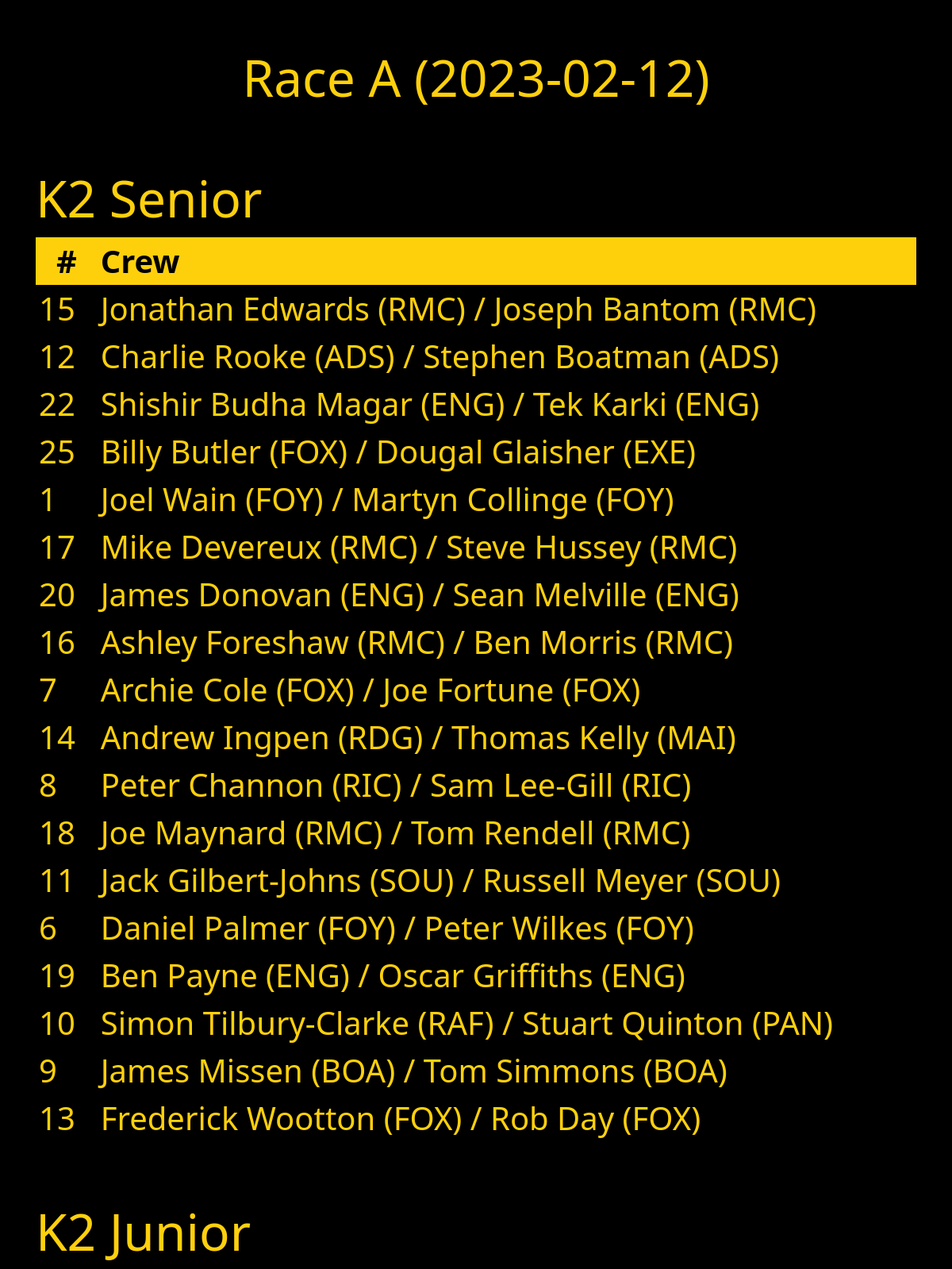
Screenshot of /race/1/entries/display (signed in, upper part) with the database file from the repository.
### database/database/race.py (models this page shows, shortened)
class Race(Base):
    __tablename__ = "race"
    __table_args__ = (UniqueConstraint("name", "date", name="uq_race_name_date"),)
    id = Column(Integer, primary_key=True)
    name = Column(String, nullable=False)
    date = Column(Date, nullable=False)
    series_id = Column(Integer, ForeignKey(Series.id), index=True)
    time_min_start = Column(String)
    time_max_start = Column(String)
    time_min_finish = Column(String)
    time_max_finish = Column(String)
    time_adjustment = Column(Integer)
    series = relationship(Series, backref="races", lazy="joined")

### database/database/crew.py (models this page shows, shortened)
class Crew(Base):
    __tablename__ = "crew"
    id = Column(Integer, primary_key=True)
    paddler_id = Column(Integer, ForeignKey(Paddler.id), index=True)
    club_id = Column(String(3), ForeignKey(Club.id), index=True)
    entry_id = Column(Integer, ForeignKey(Entry.id), index=True)
    services = Column(Boolean, server_default=expression.false())
    due = Column(Numeric)
    paid = Column(Numeric)
    paddler = relationship(Paddler, backref="crews", lazy="joined")
    club = relationship("Club", backref="crews", lazy="joined")
    entry = relationship(Entry, lazy="joined", overlaps="crews")
    def __str__(self):
        club = f" ({self.club.code})" if self.club and self.club.code else ""
        return f"{self.paddler.name}{club}"

### database/database/category.py (models this page shows, shortened)
class Category(Base):
    __tablename__ = "category"
    __table_args__ = (UniqueConstraint("label", name="uq_category_label"),)
    id = Column(Integer, primary_key=True)
    label = Column(String)

### database/database/entry.py (models this page shows, shortened)
class Entry(Base):
    __tablename__ = "entry"
    id = Column(Integer, primary_key=True)
    race_id = Column(Integer, ForeignKey(Race.id), index=True)
    category_id = Column(Integer, ForeignKey(Category.id), index=True)
    boat_type = Column(boat_type, index=True)
    entry_number = Column(Integer)
    series_id = Column(Integer, ForeignKey(Series.id), index=True)
    time_start = Column(String)
    time_finish = Column(String)
    time_adjustment = Column(Integer)
    registered = Column(Boolean, default=False, nullable=False)
    retired = Column(Boolean, default=False, nullable=False)
    scratched = Column(Boolean, default=False, nullable=False)
    disqualified = Column(Boolean, default=False, nullable=False)
    note = Column(Text)
    category = relationship(Category, backref="entries", lazy="joined")
    race = relationship(Race, backref="entries", lazy="joined")
    race_number = relationship("Number", secondary="number_entry", uselist=False)
    crews = relationship("Crew", lazy="joined", order_by="Crew.paddler_id")
    def __str__(self):
        names = sorted([str(crew) for crew in self.crews])
        return " / ".join(names)

### database/database/number.py (models this page shows, shortened)
class Number(Base):
    __tablename__ = "number"
    id = Column(Integer, primary_key=True)
    lost = Column(Boolean)
    def __str__(self):
        return str(self.id)

### database/database/club.py (models this page shows, shortened)
class Club(Base):
    __tablename__ = "club"
    id = Column(Integer, primary_key=True)
    name = Column(String)
    code_regex = Column(String())
    services = Column(Boolean, server_default=expression.false())
    @property
    def code(self):
        return self.code_regex.split("|")[0] if self.code_regex else None

### database/database/paddler.py (models this page shows, shortened)
class Paddler(Base):
    __tablename__ = "paddler"
    id = Column(Integer, primary_key=True)
    membership_number = Column(Integer)
    membership_expiry = Column(Date)
    membership_body_id = Column(Integer, ForeignKey(MembershipBody.id))
    division = Column(Integer)
    title = Column(String)
    first = Column(String)
    middle = Column(String)
    last = Column(String)
    gender = Column(String(1))
    suffix = Column(String)
    dob = Column(Date)
    address = Column(String)
    email = Column(String)
    phone = Column(String)
    emergency_name = Column(String)
    emergency_phone = Column(String)
    age_group_id = Column(Integer, ForeignKey(AgeGroup.id), index=True)
    age_group = relationship(AgeGroup, backref="paddlers", lazy="joined")
    membership_body = relationship(MembershipBody, backref="paddlers", lazy="joined")
    teams = relationship("Team", secondary="team_paddler", back_populates="paddlers")
    @hybrid_property
    def name(self):
        return combine_names(self.first, self.middle, self.last)

### paddle/views/race/entries/display.py (the view)
@blueprint.route("/race/<race_id>/entries/display")
@login_required
def race_entries_display(race_id):
    race = session.get(db.Race, race_id)
    entries = session.query(db.Entry).filter(db.Entry.race_id == race_id).all()
    categories = db.entries_get_categories(entries)
    for entries in categories.values():
        entries.sort(key=lambda x: x.crews[0].paddler.last, reverse=False)
    return render_template(
        "race-entries-display.j2",
        race=race,
        categories=categories,
    )

### database/database/entry.py (called while the page is built)
def entries_get_categories(entries):
    categories = set()
    for entry in entries:
        categories.add((entry.category.id, entry.category.label))
    categories = OrderedDict(sorted(categories, key=lambda t: t[0]))
    categories = {label: [] for id, label in categories.items()}
    for entry in entries:
        categories[entry.category.label].append(entry)
    return categories

### database/database/paddler.py (called while the page is built)
def combine_names(first, middle, last):
    name = [first, middle, last]
    name = list(filter(lambda item: item is not None, name))
    name = " ".join(name)
    name = name.strip()
    return name

### paddle/__init__.py (called while the page is built)
def factory():
    app = Flask(__name__, static_url_path="")
    app.secret_key = b"8842f61bd2e13ad8285f57a551e2e6cb3521f38740ac0358e74077714eea0c82"
    app.config["TEMPLATES_AUTO_RELOAD"] = True
    app.config["SECRET_KEY"] = os.urandom(24).hex()
    Bootstrap5(app)
    login_manager = LoginManager()
    login_manager.init_app(app)
    @login_manager.user_loader
    def load_user(user_id):
        return session.query(db.User).get(user_id)
    app.config["LOGIN_DISABLED"] = True
    Bcrypt(app)
    app.register_blueprint(blueprint)
    @app.template_filter("timedelta_hours")
    def timedelta_hours(timedelta):
        seconds = timedelta.total_seconds()
        hours = seconds // 3600
        seconds -= hours * 3600
        minutes = seconds // 60
        seconds -= minutes * 60
        return "%02d:%02d:%02d" % (hours, minutes, seconds)
    return app

### paddle/templates/race-entries-display.j2 (shortened to what this page needs)
{% extends "base-plain.j2" %}
{% block styles %}
<link rel="stylesheet" type="text/css" href="/css/styles-results.css">
{% endblock %}
{% block content %}
<h1>{{ race.name }} ({{ race.date }})</h1>
{% for category, entries in categories.items() %}
<h2>{{ category }}</h2>
<table class="table table-sm result">
    <colgroup>
        <col span="1" style="width: 7%;">
        <col span="1">
    </colgroup>
    <thead>
        <tr>
            <th style="text-align: center;">#</th>
            <th>Crew</th>
        </tr>
    </thead>
    <tbody>
        {% for entry in entries %}
        <tr>
            <td>{{ entry.race_number }}</td>
            <td>{{ entry }}</td>
        </tr>
        {% endfor %}
    </tbody>
</table>
{% endfor %}
{% endblock %}

### paddle/static/css/styles.css (style rules this page uses)
:root { --colour-yellow: #fed00c; --colour-yellow-muted: #ffe269; }
body { padding-top: 60px; }
.table-sm > :not(caption) > * > * { padding-top: 0; padding-bottom: 0; }

### paddle/static/css/styles-results.css (style rules this page uses)
body { background-color: black; color: var(--colour-yellow); font-size: 2.5em; padding-top: 0; }
table.result { width: 100%; }
.table { color: var(--colour-yellow); }
.table > tbody > tr > td, .table > thead > tr > th { border-bottom: none; }
.table > tbody { border-top: none !important; border-bottom: none; }
.table > thead { background-color: var(--colour-yellow); color: black; }
h1 { text-align: center; font-size: 4rem; }
h2 { margin-top: 75px; margin-bottom: 10px; font-size: 4rem; }

### paddle/templates/race-entries-display.j2 (style rules this page uses)
body { overflow: hidden; }

### rows the page displays
Race: name "Race A", date "2023-02-12"
Crew: label "K2 Senior"
Entry: race_number "15", last "Jonathan Edwards (RMC) / Joseph Bantom (RMC)"
Entry: race_number "12", last "Charlie Rooke (ADS) / Stephen Boatman (ADS)"
Entry: race_number "22", last "Shishir Budha Magar (ENG) / Tek Karki (ENG)"
Entry: race_number "25", last "Billy Butler (FOX) / Dougal Glaisher (EXE)"
Entry: race_number "1", last "Joel Wain (FOY) / Martyn Collinge (FOY)"
Entry: race_number "17", last "Mike Devereux (RMC) / Steve Hussey (RMC)"
Entry: race_number "20", last "James Donovan (ENG) / Sean Melville (ENG)"
Entry: race_number "16", last "Ashley Foreshaw (RMC) / Ben Morris (RMC)"
Entry: race_number "7", last "Archie Cole (FOX) / Joe Fortune (FOX)"
Entry: race_number "14", last "Andrew Ingpen (RDG) / Thomas Kelly (MAI)"
Entry: race_number "8", last "Peter Channon (RIC) / Sam Lee-Gill (RIC)"
Entry: race_number "18", last "Joe Maynard (RMC) / Tom Rendell (RMC)"
Entry: race_number "11", last "Jack Gilbert-Johns (SOU) / Russell Meyer (SOU)"
Entry: race_number "6", last "Daniel Palmer (FOY) / Peter Wilkes (FOY)"
Entry: race_number "19", last "Ben Payne (ENG) / Oscar Griffiths (ENG)"
Entry: race_number "10", last "Simon Tilbury-Clarke (RAF) / Stuart Quinton (PAN)"
Entry: race_number "9", last "James Missen (BOA) / Tom Simmons (BOA)"
Entry: race_number "13", last "Frederick Wootton (FOX) / Rob Day (FOX)"
Crew: label "K2 Junior"
